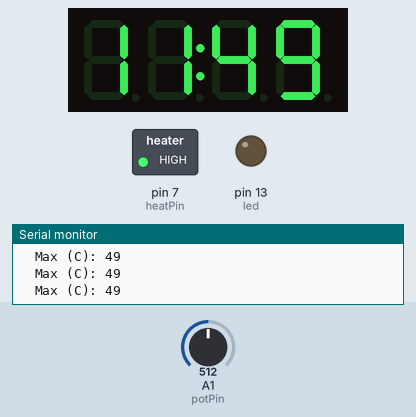
This sketch was run on a simulated Arduino Uno, built with avr-gcc and run on an emulated ATmega328P. Shown: 4-digit seven-segment display, switched loads named in the sketch (green lamp = pin HIGH), output pins drawn as LEDs (lit = HIGH), the last lines printed to the serial monitor. The inputs (shaded band) are chosen by the test bench; at power-on: A1 (potPin) = 512.

Above: at 1.2 s.
1.3 s: A1 (potPin) set to 716
At 2.5 s:
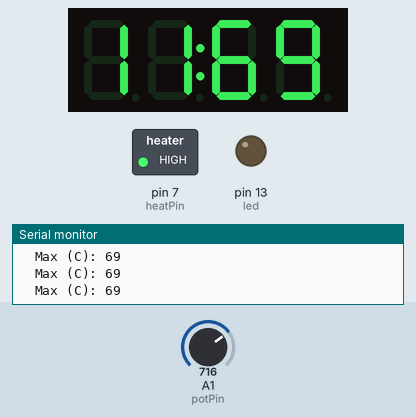
3.0 s: A1 (potPin) set to 900
At 4.1 s:
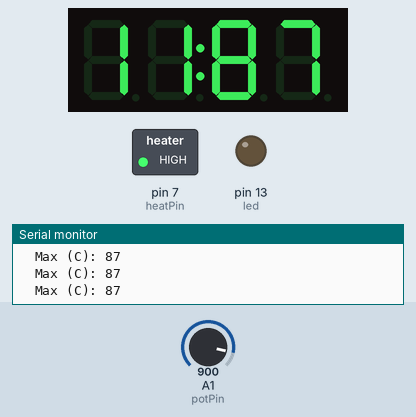
4.5 s: A1 (potPin) set to 1023
At 5.7 s:
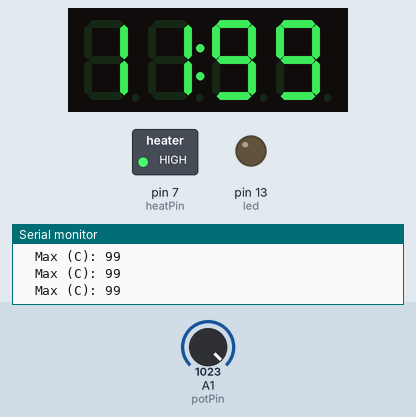
Timing chart, 0 to 7.5 s (numbered marks = the images above; inputs shaded):
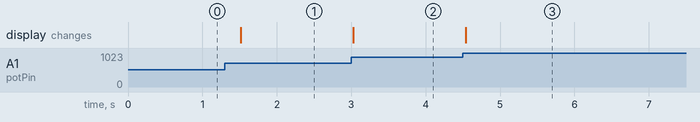

Measured:
- after the input at 1.3 s, the display: changes after 0.21 s (image 1)
- after the input at 3.0 s, the display: changes at once (image 2)
- after the input at 4.5 s, the display: changes at once (image 3)

The sketch:

Heat.ino
```cpp
#include <Wire.h>
#include "Adafruit_LEDBackpack.h"
#include "Adafruit_GFX.h"
Adafruit_7segment matrix = Adafruit_7segment();

int led = 13;
int heatPin = 7;

#include <math.h>
int tempPin = 0;
float temp = 0;
const int rNum = 50;
float readings[rNum];
int ri = 0;
float rTotal = 0;
float rAverage = 0;

boolean over = true;

int potPin = 1;

int maxTemp = 50;

void setup() {
  Serial.begin(9600);
  pinMode(led, OUTPUT);
  pinMode(heatPin, OUTPUT);
  heatOn();

  for (int i = 0; i < rNum; i++) {
    readings[i] = 0;
  }

  matrix.begin(0x70);
}

void heatOff() {
  digitalWrite(heatPin, LOW);
}

void heatOn() {
  digitalWrite(heatPin, HIGH);
}

void setMaxTemp() {
  int temp = analogRead(potPin);
  int val = map(temp, 0, 1023, 0, 99);
  maxTemp = val;
}

void loop() {
  String s = "";

  setMaxTemp();

//  temp = analogRead(tempPin);

//  float voltage = temp * 5.0;
//  voltage /= 1024.0;
//  s += "Volts: " + String(voltage);

//  float celcius = (voltage - 0.5) * 100;
  //float celcius = Thermister();

//  rTotal = rTotal - readings[ri];
//  readings[ri] = celcius;
//  rTotal = rTotal + readings[ri];
//  ri = ri + 1;
//  if (ri >= rNum) {
//    ri = 0;
//  }
//  rAverage = rTotal / rNum;

//  s += "\tTemp (C): " + String(rAverage);
  s += "\tMax (C): " + String(maxTemp);

//  int tempStr = int(rAverage);
//  matrix.writeDigitNum(0, (tempStr / 10) % 10);
//  matrix.writeDigitNum(1, tempStr % 10);
  matrix.writeDigitNum(0, 1);
  matrix.writeDigitNum(1, 1);
  matrix.drawColon(true);
  matrix.writeDigitNum(3, (maxTemp / 10) % 10);
  matrix.writeDigitNum(4, maxTemp % 10);
  matrix.writeDisplay();

//  if (rAverage > maxTemp) {
//    s += "\tHeat: ON";
//    over = true;
//    heatOff();
//  } else if (rAverage < (maxTemp - 2) && over) {
//    s += "\tHeat: OFF";
//    over = false;
//    heatOn();
//  }
  heatOn();

  Serial.println(s);
  delay(300);
}

double Thermister() {
  int RawADC = analogRead(tempPin);
  double Temp;
  Temp = log(((10240000 / RawADC) - 10000));
  Temp = 1 / (0.001129148 + (0.000234125 + (0.0000000876741 * Temp * Temp )) * Temp );
  Temp = Temp - 273.15;            // Convert Kelvin to Celcius
  //Temp = (Temp * 9.0) / 5.0 + 32.0; // Convert Celcius to Fahrenheit
  return Temp;
}
```
